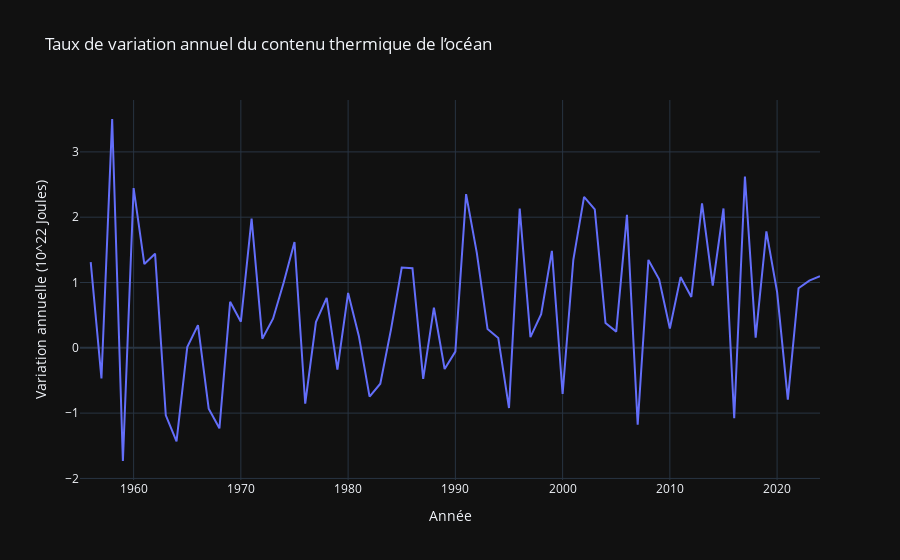

The notebook cell saved with this chart:
### Code cell
df["OHC_avg"] = df[
    ["ocean_heat_content_noaa_2000m",
     "ocean_heat_content_mri_2000m",
     "ocean_heat_content_iap_2000m"]
].mean(axis=1)

df["OHC_change"] = df["OHC_avg"].diff()

fig = px.line(
    df,
    x="Year",
    y="OHC_change",
    title="Taux de variation annuel du contenu thermique de l’océan",
    labels={"OHC_change": "Variation annuelle (10^22 Joules)", "Year": "Année"}
)

fig.show()

### Figure 1 — Plotly figure (JSON) as saved in the notebook; plotly's stock layout.template omitted (floating-point values rounded to 4 significant figures)
{"data": [{"hovertemplate": "Année=%{x}<br>Variation annuelle (10^22 Joules)=%{y}<extra></extra>", "legendgroup": "", "line": {"color": "#636efa", "dash": "solid"}, "marker": {"symbol": "circle"}, "mode": "lines", "name": "", "orientation": "v", "showlegend": false, "x": [1955, 1956, 1957, 1958, 1959, 1960, 1961, 1962, 1963, 1964, 1965, 1966, 1967, 1968, 1969, 1970, 1971, 1972, 1973, 1974, 1975, 1976, 1977, 1978, 1979, 1980, 1981, 1982, 1983, 1984, 1985, 1986, 1987, 1988, 1989, 1990, 1991, 1992, 1993, 1994, 1995, 1996, 1997, 1998, 1999, 2000, 2001, 2002, 2003, 2004, 2005, 2006, 2007, 2008, 2009, 2010, 2011, 2012, 2013, 2014, 2015, 2016, 2017, 2018, 2019, 2020, 2021, 2022, 2023, 2024], "xaxis": "x", "y": [NaN, 1.311, -0.4676, 3.504, -1.733, 2.447, 1.282, 1.442, -1.034, -1.433, 0.01, 0.3473, -0.932, -1.233, 0.7043, 0.3997, 1.979, 0.139, 0.4457, 1.003, 1.621, -0.8563, 0.3943, 0.7647, -0.3337, 0.8407, 0.1817, -0.7487, -0.5497, 0.283, 1.23, 1.219, -0.476, 0.6143, -0.325, -0.05833, 2.353, 1.454, 0.2883, 0.1513, -0.9223, 2.132, 0.163, 0.5163, 1.484, -0.7077, 1.348, 2.312, 2.119, 0.3783, 0.2474, 2.037, -1.178, 1.346, 1.05, 0.295, 1.083, 0.779, 2.213, 0.954, 2.133, -1.08, 2.622, 0.1553, 1.782, 0.8547, -0.7944, 0.912, 1.028, 1.096], "yaxis": "y", "type": "scatter"}], "layout": {"xaxis": {"anchor": "y", "domain": [0.0, 1.0], "title": {"text": "Année"}}, "yaxis": {"anchor": "x", "domain": [0.0, 1.0], "title": {"text": "Variation annuelle (10^22 Joules)"}}, "legend": {"tracegroupgap": 0}, "title": {"text": "Taux de variation annuel du contenu thermique de l’océan"}}}
